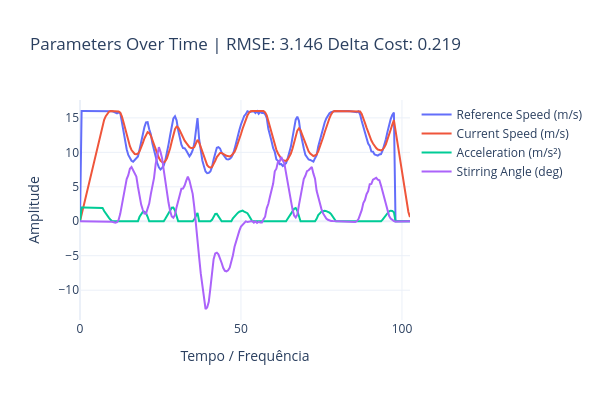
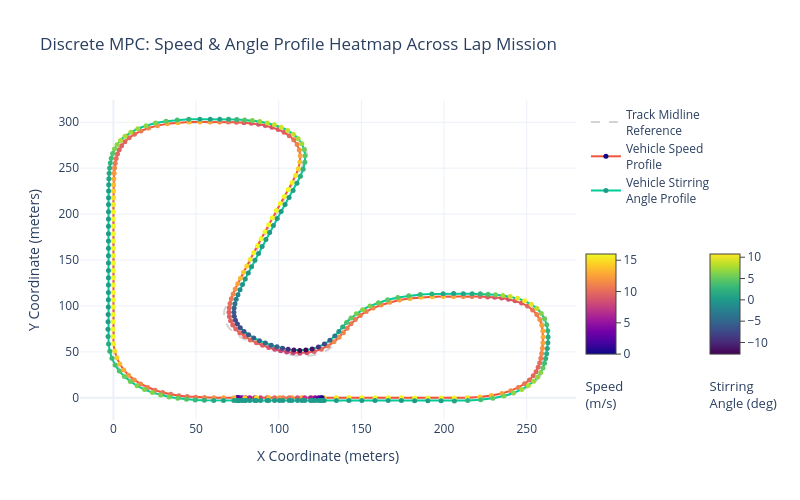

The code cell stored with these charts, in order, in its notebook:
### Code cell
ySeries=[v_ref_history, v_history, acc_history, delta_history][:]
xSeries=[t_history for i in range(len(ySeries))][:]
names = ['Reference Speed (m/s)', 'Current Speed (m/s)',
        'Acceleration (m/s²)', 'Stirring Angle (deg)',][:]
data = [x_mid, y_mid, x_history,y_history, t_history, delta_history, psi_history, v_history]

PlotSeriesPLY(xSeries,ySeries,names,title=f'Parameters Over Time | RMSE: {score:.3f} Delta Cost: {delta_cost:.3f}')
PlotMPCTracksPLY(data,width=800,height=500)

### Figure 1 — Plotly figure (JSON) as saved in the notebook; plotly's stock layout.template omitted (floating-point values rounded to 4 significant figures; data arrays with more than 128 entries replaced by an {"elided": "..."} marker saying what was removed)
{"data": [{"mode": "lines", "name": "Reference Speed (m/s)", "type": "scatter", "x": {"elided": "206 float values"}, "xaxis": "x", "y": {"elided": "206 float values"}, "yaxis": "y"}, {"mode": "lines", "name": "Current Speed (m/s)", "type": "scatter", "x": {"elided": "206 float values"}, "xaxis": "x", "y": {"elided": "206 float values"}, "yaxis": "y"}, {"mode": "lines", "name": "Acceleration (m/s²)", "type": "scatter", "x": {"elided": "206 float values"}, "xaxis": "x", "y": {"elided": "206 float values"}, "yaxis": "y"}, {"mode": "lines", "name": "Stirring Angle (deg)", "type": "scatter", "x": {"elided": "206 float values"}, "xaxis": "x", "y": {"elided": "206 float values"}, "yaxis": "y"}], "layout": {"height": 400, "title": {"text": "Parameters Over Time | RMSE: 3.146 Delta Cost: 0.219"}, "width": 600, "xaxis": {"anchor": "y", "domain": [0, 1], "title": {"text": "Tempo / Frequência"}}, "yaxis": {"anchor": "x", "domain": [0, 1], "title": {"text": "Amplitude"}}}}

### Figure 2 — Plotly figure (JSON) as saved in the notebook; plotly's stock layout.template omitted (floating-point values rounded to 4 significant figures; data arrays with more than 128 entries replaced by an {"elided": "..."} marker saying what was removed)
{"data": [{"line": {"color": "lightgray", "dash": "dash", "width": 2}, "mode": "lines", "name": "Track Midline<br>Reference", "type": "scatter", "x": {"elided": "2000 float values"}, "y": {"elided": "2000 float values"}}, {"hoverinfo": "text+x+y", "marker": {"cmax": 16.0, "cmin": 0, "color": {"elided": "206 float values"}, "colorbar": {"len": 0.5, "ticks": "outside", "title": {"font": {"size": 13}, "side": "bottom", "text": "Speed<br>(m/s)"}, "x": 1, "y": 0.3, "yanchor": "middle"}, "colorscale": [[0, "#0d0887"], [0.1111, "#46039f"], [0.2222, "#7201a8"], [0.3333, "#9c179e"], [0.4444, "#bd3786"], [0.5556, "#d8576b"], [0.6667, "#ed7953"], [0.7778, "#fb9f3a"], [0.8889, "#fdca26"], [1, "#f0f921"]], "showscale": true, "size": 5}, "mode": "lines+markers", "name": "Vehicle Speed<br>Profile", "text": {"elided": "206 str values"}, "type": "scatter", "x": {"elided": "206 float values"}, "y": {"elided": "206 float values"}}, {"hoverinfo": "text+x+y", "line": {"width": 2}, "marker": {"cmax": 10.76, "cmin": -12.73, "color": {"elided": "206 float values"}, "colorbar": {"len": 0.5, "ticks": "outside", "title": {"font": {"size": 13}, "side": "bottom", "text": "Stirring<br>Angle (deg)"}, "x": 1.25, "y": 0.3, "yanchor": "middle"}, "colorscale": [[0, "#440154"], [0.1111, "#482878"], [0.2222, "#3e4989"], [0.3333, "#31688e"], [0.4444, "#26828e"], [0.5556, "#1f9e89"], [0.6667, "#35b779"], [0.7778, "#6ece58"], [0.8889, "#b5de2b"], [1, "#fde725"]], "showscale": true, "size": 5}, "mode": "lines+markers", "name": "Vehicle Stirring<br>Angle Profile", "text": {"elided": "206 str values"}, "type": "scatter", "x": {"elided": "206 float values"}, "y": {"elided": "206 float values"}}], "layout": {"height": 500, "legend": {"x": 1.02, "xanchor": "left", "y": 1, "yanchor": "top"}, "showlegend": true, "title": {"text": "Discrete MPC: Speed & Angle Profile Heatmap Across Lap Mission"}, "width": 800, "xaxis": {"title": {"text": "X Coordinate (meters)"}}, "yaxis": {"title": {"text": "Y Coordinate (meters)"}}}}
